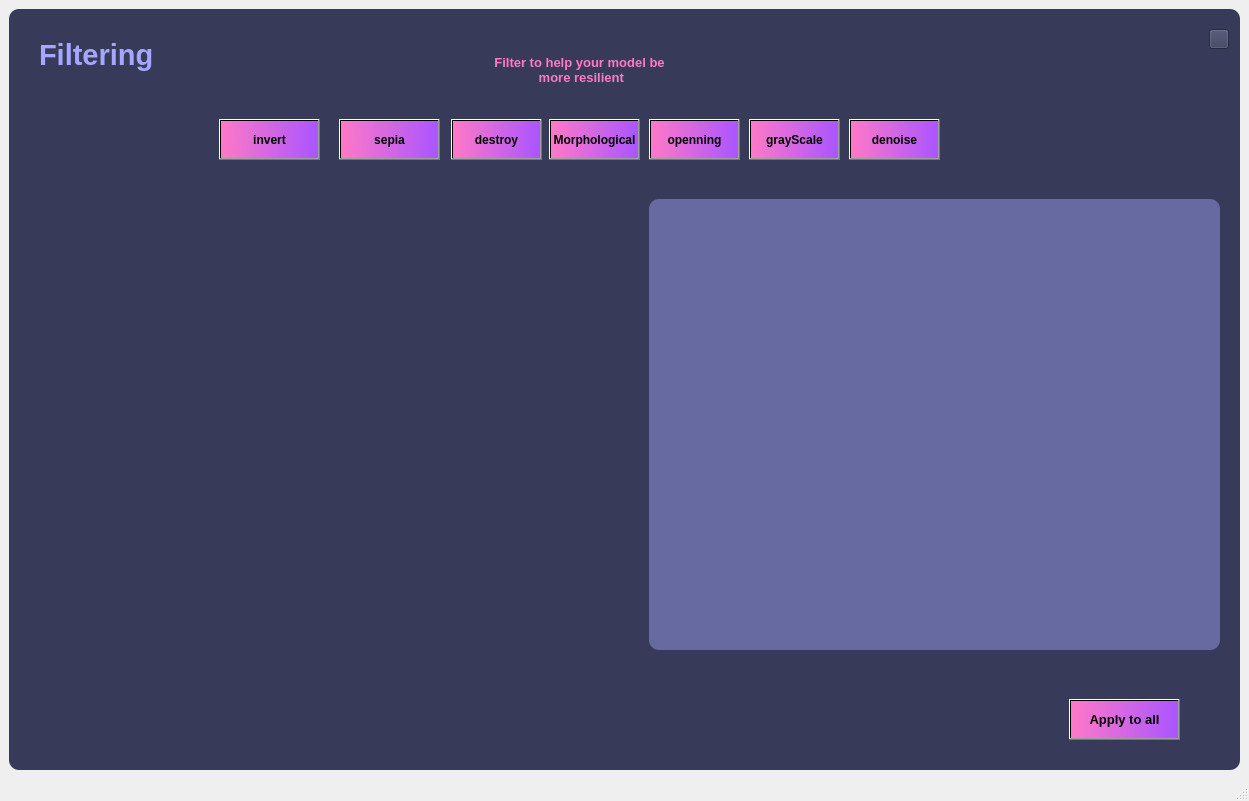
<?xml version="1.0" encoding="UTF-8"?>
<ui version="4.0">
 <class>FilteringWindow</class>
 <widget class="QMainWindow" name="FilteringWindow">
  <property name="geometry">
   <rect>
    <x>0</x>
    <y>0</y>
    <width>1249</width>
    <height>801</height>
   </rect>
  </property>
  <property name="windowTitle">
   <string>MainWindow</string>
  </property>
  <widget class="QWidget" name="centralwidget">
   <layout class="QHBoxLayout" name="horizontalLayout">
    <item>
     <widget class="QFrame" name="frame">
      <property name="enabled">
       <bool>true</bool>
      </property>
      <property name="styleSheet">
       <string notr="true">QFrame {
	background-color: rgb(56,58,89);
	color:rgb(220,220,220);
	border-radius : 10px;
}</string>
      </property>
      <property name="frameShape">
       <enum>QFrame::StyledPanel</enum>
      </property>
      <property name="frameShadow">
       <enum>QFrame::Raised</enum>
      </property>
      <widget class="QPushButton" name="pushButton">
       <property name="geometry">
        <rect>
         <x>210</x>
         <y>110</y>
         <width>101</width>
         <height>41</height>
        </rect>
       </property>
       <property name="font">
        <font>
         <weight>75</weight>
         <bold>true</bold>
        </font>
       </property>
       <property name="styleSheet">
        <string notr="true">
background-color: qlineargradient(spread:pad, x1:0, y1:0.5, x2:1, y2:0.506, stop:0 rgba(254, 121, 199, 255), stop:1 rgba(170, 85, 255, 255));</string>
       </property>
       <property name="text">
        <string>invert</string>
       </property>
      </widget>
      <widget class="QPushButton" name="pushButton_2">
       <property name="geometry">
        <rect>
         <x>330</x>
         <y>110</y>
         <width>101</width>
         <height>41</height>
        </rect>
       </property>
       <property name="font">
        <font>
         <weight>75</weight>
         <bold>true</bold>
        </font>
       </property>
       <property name="styleSheet">
        <string notr="true">
background-color: qlineargradient(spread:pad, x1:0, y1:0.5, x2:1, y2:0.506, stop:0 rgba(254, 121, 199, 255), stop:1 rgba(170, 85, 255, 255));</string>
       </property>
       <property name="text">
        <string>sepia</string>
       </property>
      </widget>
      <widget class="QLabel" name="label">
       <property name="geometry">
        <rect>
         <x>30</x>
         <y>20</y>
         <width>221</width>
         <height>51</height>
        </rect>
       </property>
       <property name="font">
        <font>
         <pointsize>22</pointsize>
         <weight>75</weight>
         <bold>true</bold>
        </font>
       </property>
       <property name="styleSheet">
        <string notr="true">color: rgb(165, 167, 255);</string>
       </property>
       <property name="text">
        <string>Filtering</string>
       </property>
      </widget>
      <widget class="QLabel" name="label_2">
       <property name="geometry">
        <rect>
         <x>370</x>
         <y>40</y>
         <width>401</width>
         <height>41</height>
        </rect>
       </property>
       <property name="font">
        <font>
         <pointsize>10</pointsize>
         <weight>75</weight>
         <bold>true</bold>
        </font>
       </property>
       <property name="styleSheet">
        <string notr="true">color:rgb(254,121,199);</string>
       </property>
       <property name="text">
        <string>Filter to help your model be
 more resilient</string>
       </property>
       <property name="alignment">
        <set>Qt::AlignCenter</set>
       </property>
      </widget>
      <widget class="QLabel" name="label_3">
       <property name="geometry">
        <rect>
         <x>20</x>
         <y>160</y>
         <width>601</width>
         <height>511</height>
        </rect>
       </property>
       <property name="text">
        <string/>
       </property>
       <property name="pixmap">
        <pixmap>2.jpg</pixmap>
       </property>
      </widget>
      <widget class="QLabel" name="label_filtering">
       <property name="geometry">
        <rect>
         <x>640</x>
         <y>190</y>
         <width>571</width>
         <height>451</height>
        </rect>
       </property>
       <property name="styleSheet">
        <string notr="true">background-color: rgb(102, 106, 161);</string>
       </property>
       <property name="text">
        <string/>
       </property>
      </widget>
      <widget class="QPushButton" name="pushButton_3">
       <property name="geometry">
        <rect>
         <x>442</x>
         <y>110</y>
         <width>91</width>
         <height>41</height>
        </rect>
       </property>
       <property name="font">
        <font>
         <weight>75</weight>
         <bold>true</bold>
        </font>
       </property>
       <property name="styleSheet">
        <string notr="true">
background-color: qlineargradient(spread:pad, x1:0, y1:0.5, x2:1, y2:0.506, stop:0 rgba(254, 121, 199, 255), stop:1 rgba(170, 85, 255, 255));</string>
       </property>
       <property name="text">
        <string>destroy</string>
       </property>
      </widget>
      <widget class="QPushButton" name="pushButton_4">
       <property name="geometry">
        <rect>
         <x>540</x>
         <y>110</y>
         <width>91</width>
         <height>41</height>
        </rect>
       </property>
       <property name="font">
        <font>
         <weight>75</weight>
         <bold>true</bold>
        </font>
       </property>
       <property name="styleSheet">
        <string notr="true">background-color: qlineargradient(spread:pad, x1:0, y1:0.5, x2:1, y2:0.506, stop:0 rgba(254, 121, 199, 255), stop:1 rgba(170, 85, 255, 255));</string>
       </property>
       <property name="text">
        <string>Morphological</string>
       </property>
      </widget>
      <widget class="QPushButton" name="pushButton_5">
       <property name="geometry">
        <rect>
         <x>640</x>
         <y>110</y>
         <width>91</width>
         <height>41</height>
        </rect>
       </property>
       <property name="font">
        <font>
         <weight>75</weight>
         <bold>true</bold>
        </font>
       </property>
       <property name="styleSheet">
        <string notr="true">background-color: qlineargradient(spread:pad, x1:0, y1:0.5, x2:1, y2:0.506, stop:0 rgba(254, 121, 199, 255), stop:1 rgba(170, 85, 255, 255));</string>
       </property>
       <property name="text">
        <string>openning</string>
       </property>
      </widget>
      <widget class="QPushButton" name="pushButton_6">
       <property name="geometry">
        <rect>
         <x>740</x>
         <y>110</y>
         <width>91</width>
         <height>41</height>
        </rect>
       </property>
       <property name="font">
        <font>
         <weight>75</weight>
         <bold>true</bold>
        </font>
       </property>
       <property name="styleSheet">
        <string notr="true">background-color: qlineargradient(spread:pad, x1:0, y1:0.5, x2:1, y2:0.506, stop:0 rgba(254, 121, 199, 255), stop:1 rgba(170, 85, 255, 255));</string>
       </property>
       <property name="text">
        <string>grayScale</string>
       </property>
      </widget>
      <widget class="QPushButton" name="pushButton_7">
       <property name="geometry">
        <rect>
         <x>840</x>
         <y>110</y>
         <width>91</width>
         <height>41</height>
        </rect>
       </property>
       <property name="font">
        <font>
         <weight>75</weight>
         <bold>true</bold>
        </font>
       </property>
       <property name="styleSheet">
        <string notr="true">background-color: qlineargradient(spread:pad, x1:0, y1:0.5, x2:1, y2:0.506, stop:0 rgba(254, 121, 199, 255), stop:1 rgba(170, 85, 255, 255));</string>
       </property>
       <property name="text">
        <string>denoise</string>
       </property>
      </widget>
      <widget class="QPushButton" name="pushButton_8">
       <property name="geometry">
        <rect>
         <x>1200</x>
         <y>20</y>
         <width>20</width>
         <height>20</height>
        </rect>
       </property>
       <property name="styleSheet">
        <string notr="true">background-color: rgb(56,58,89);</string>
       </property>
       <property name="text">
        <string/>
       </property>
       <property name="icon">
        <iconset>
         <normaloff>exit2.png</normaloff>exit2.png</iconset>
       </property>
       <property name="iconSize">
        <size>
         <width>20</width>
         <height>20</height>
        </size>
       </property>
      </widget>
      <widget class="QPushButton" name="pushButton_9">
       <property name="geometry">
        <rect>
         <x>1060</x>
         <y>690</y>
         <width>111</width>
         <height>41</height>
        </rect>
       </property>
       <property name="font">
        <font>
         <pointsize>10</pointsize>
         <weight>75</weight>
         <bold>true</bold>
        </font>
       </property>
       <property name="styleSheet">
        <string notr="true">background-color: qlineargradient(spread:pad, x1:0, y1:0.5, x2:1, y2:0.506, stop:0 rgba(254, 121, 199, 255), stop:1 rgba(170, 85, 255, 255));</string>
       </property>
       <property name="text">
        <string>Apply to all</string>
       </property>
      </widget>
     </widget>
    </item>
   </layout>
  </widget>
  <widget class="QStatusBar" name="statusbar"/>
 </widget>
 <resources/>
 <connections/>
</ui>
